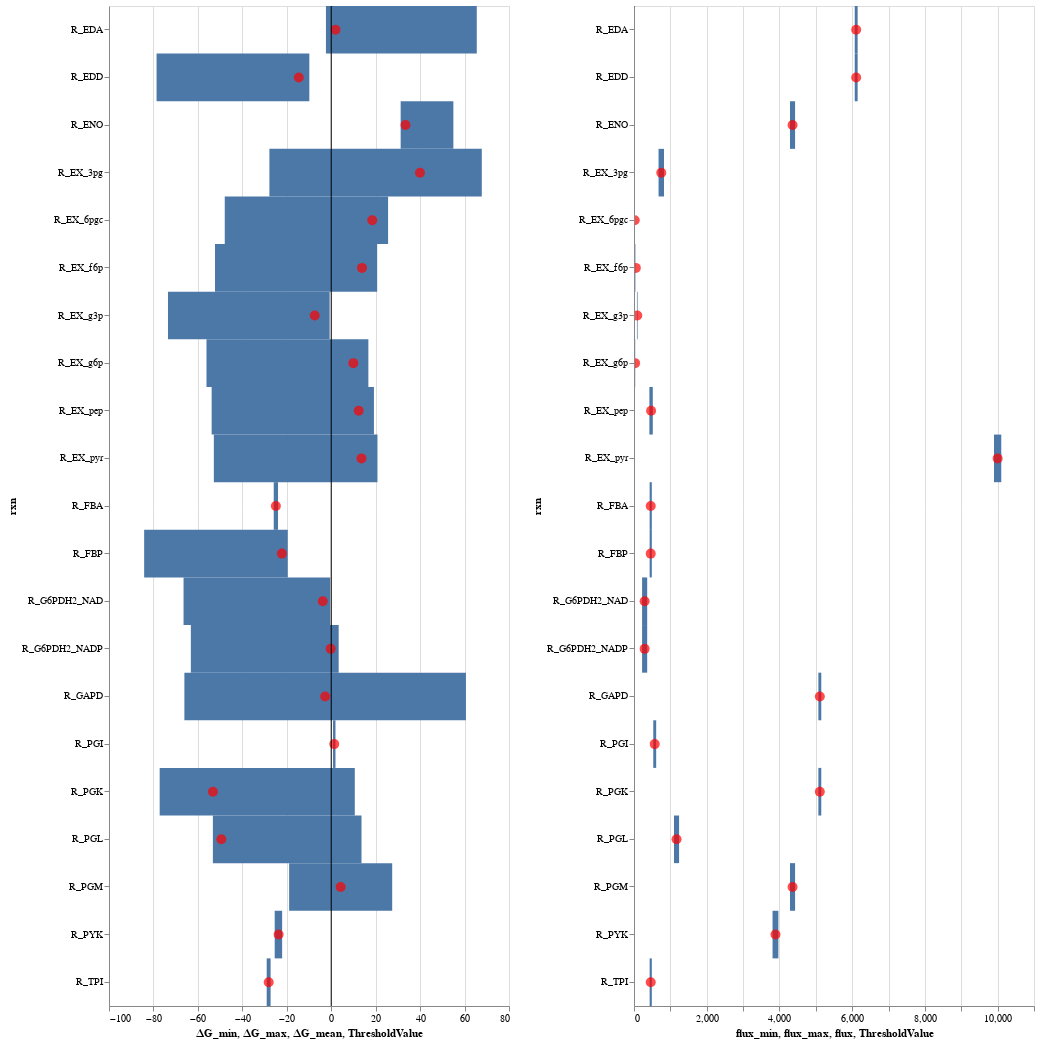

Source (notebook cell):
### Code cell
# Plot reactions fluxes and respective Gibbs energies
height=1000
width=400
plot_dG_and_flux(dG_df,  flux_df, height, width)

### Figure 1 — Vega-Lite specification as saved in the notebook (floating-point values rounded to 4 significant figures)
{"$schema": "https://vega.github.io/schema/vega-lite/v3.4.0.json", "config": {"mark": {"tooltip": null}, "view": {"height": 300, "width": 400}}, "datasets": {"data-1e1963336ba2dedac71c151277b9baa6": [{"flux": 292.5, "flux_max": 362.5, "flux_min": 222.5, "rxn": "R_G6PDH2_NADP", "vref_mean (mmol/L/h)": 292.5, "vref_mean2 (mmol/L/h)": 292.5, "vref_std (mmol/L/h)": 70, "vref_std2 (mmol/L/h)": 70}, {"flux": 292.5, "flux_max": 362.5, "flux_min": 222.5, "rxn": "R_G6PDH2_NAD", "vref_mean (mmol/L/h)": 292.5, "vref_mean2 (mmol/L/h)": 292.5, "vref_std (mmol/L/h)": 70, "vref_std2 (mmol/L/h)": 70}, {"flux": 1170, "flux_max": 1240, "flux_min": 1100, "rxn": "R_PGL", "vref_mean (mmol/L/h)": 1170, "vref_mean2 (mmol/L/h)": 1170, "vref_std (mmol/L/h)": 70, "vref_std2 (mmol/L/h)": 70}, {"flux": 6110, "flux_max": 6150, "flux_min": 6070, "rxn": "R_EDD", "vref_mean (mmol/L/h)": 6110, "vref_mean2 (mmol/L/h)": 6110, "vref_std (mmol/L/h)": 40, "vref_std2 (mmol/L/h)": 40}, {"flux": 6110, "flux_max": 6150, "flux_min": 6070, "rxn": "R_EDA", "vref_mean (mmol/L/h)": 6110, "vref_mean2 (mmol/L/h)": 6110, "vref_std (mmol/L/h)": 40, "vref_std2 (mmol/L/h)": 40}, {"flux": 570, "flux_max": 610, "flux_min": 530, "rxn": "R_PGI", "vref_mean (mmol/L/h)": 570, "vref_mean2 (mmol/L/h)": 570, "vref_std (mmol/L/h)": 40, "vref_std2 (mmol/L/h)": 40}, {"flux": 460, "flux_max": 490, "flux_min": 430, "rxn": "R_FBP", "vref_mean (mmol/L/h)": 460, "vref_mean2 (mmol/L/h)": 460, "vref_std (mmol/L/h)": 30, "vref_std2 (mmol/L/h)": 30}, {"flux": 460, "flux_max": 490, "flux_min": 430, "rxn": "R_FBA", "vref_mean (mmol/L/h)": 460, "vref_mean2 (mmol/L/h)": 460, "vref_std (mmol/L/h)": 30, "vref_std2 (mmol/L/h)": 30}, {"flux": 460, "flux_max": 490, "flux_min": 430, "rxn": "R_TPI", "vref_mean (mmol/L/h)": 460, "vref_mean2 (mmol/L/h)": 460, "vref_std (mmol/L/h)": 30, "vref_std2 (mmol/L/h)": 30}, {"flux": 5110, "flux_max": 5150, "flux_min": 5070, "rxn": "R_GAPD", "vref_mean (mmol/L/h)": 5110, "vref_mean2 (mmol/L/h)": 5110, "vref_std (mmol/L/h)": 40, "vref_std2 (mmol/L/h)": 40}, {"flux": 5110, "flux_max": 5150, "flux_min": 5070, "rxn": "R_PGK", "vref_mean (mmol/L/h)": 5110, "vref_mean2 (mmol/L/h)": 5110, "vref_std (mmol/L/h)": 40, "vref_std2 (mmol/L/h)": 40}, {"flux": 4360, "flux_max": 4430, "flux_min": 4290, "rxn": "R_PGM", "vref_mean (mmol/L/h)": 4360, "vref_mean2 (mmol/L/h)": 4360, "vref_std (mmol/L/h)": 70, "vref_std2 (mmol/L/h)": 70}, {"flux": 4360, "flux_max": 4430, "flux_min": 4290, "rxn": "R_ENO", "vref_mean (mmol/L/h)": 4360, "vref_mean2 (mmol/L/h)": 4360, "vref_std (mmol/L/h)": 70, "vref_std2 (mmol/L/h)": 70}, {"flux": 3890, "flux_max": 3970, "flux_min": 3810, "rxn": "R_PYK", "vref_mean (mmol/L/h)": 3890, "vref_mean2 (mmol/L/h)": 3890, "vref_std (mmol/L/h)": 80, "vref_std2 (mmol/L/h)": 80}, {"flux": 10000, "flux_max": 10100, "flux_min": 9900, "rxn": "R_EX_pyr", "vref_mean (mmol/L/h)": 10000, "vref_mean2 (mmol/L/h)": 10000, "vref_std (mmol/L/h)": 100, "vref_std2 (mmol/L/h)": 100}, {"flux": 470, "flux_max": 517, "flux_min": 423, "rxn": "R_EX_pep", "vref_mean (mmol/L/h)": 470, "vref_mean2 (mmol/L/h)": 470, "vref_std (mmol/L/h)": 47, "vref_std2 (mmol/L/h)": 47}, {"flux": 30, "flux_max": 33, "flux_min": 27, "rxn": "R_EX_g6p", "vref_mean (mmol/L/h)": 30, "vref_mean2 (mmol/L/h)": 30, "vref_std (mmol/L/h)": 3, "vref_std2 (mmol/L/h)": 3}, {"flux": 20, "flux_max": 22, "flux_min": 18, "rxn": "R_EX_6pgc", "vref_mean (mmol/L/h)": 20, "vref_mean2 (mmol/L/h)": 20, "vref_std (mmol/L/h)": 2, "vref_std2 (mmol/L/h)": 2}, {"flux": 90, "flux_max": 99, "flux_min": 81, "rxn": "R_EX_g3p", "vref_mean (mmol/L/h)": 90, "vref_mean2 (mmol/L/h)": 90, "vref_std (mmol/L/h)": 9, "vref_std2 (mmol/L/h)": 9}, {"flux": 50, "flux_max": 55, "flux_min": 45, "rxn": "R_EX_f6p", "vref_mean (mmol/L/h)": 50, "vref_mean2 (mmol/L/h)": 50, "vref_std (mmol/L/h)": 5, "vref_std2 (mmol/L/h)": 5}, {"flux": 750, "flux_max": 825, "flux_min": 675, "rxn": "R_EX_3pg", "vref_mean (mmol/L/h)": 750, "vref_mean2 (mmol/L/h)": 750, "vref_std (mmol/L/h)": 75, "vref_std2 (mmol/L/h)": 75}], "data-b5c728ab7417cd423c555c699da0d1da": [{"rxn": "R_G6PDH2_NADP", "∆G_max": 3.356, "∆G_mean": -0.2527, "∆G_min": -63.17}, {"rxn": "R_G6PDH2_NAD", "∆G_max": -0.4625, "∆G_mean": -3.803, "∆G_min": -66.45}, {"rxn": "R_PGL", "∆G_max": 13.62, "∆G_mean": -49.45, "∆G_min": -53.26}, {"rxn": "R_EDD", "∆G_max": -9.853, "∆G_mean": -14.59, "∆G_min": -78.59}, {"rxn": "R_EDA", "∆G_max": 65.49, "∆G_mean": 1.937, "∆G_min": -2.378}, {"rxn": "R_PGI", "∆G_max": 1.915, "∆G_mean": 1.364, "∆G_min": 0.8173}, {"rxn": "R_FBP", "∆G_max": -19.56, "∆G_mean": -22.21, "∆G_min": -84.18}, {"rxn": "R_FBA", "∆G_max": -23.93, "∆G_mean": -24.92, "∆G_min": -25.87}, {"rxn": "R_TPI", "∆G_max": -27.28, "∆G_mean": -28.14, "∆G_min": -29.03}, {"rxn": "R_GAPD", "∆G_max": 60.62, "∆G_mean": -2.735, "∆G_min": -66.08}, {"rxn": "R_PGK", "∆G_max": 10.61, "∆G_mean": -53.22, "∆G_min": -77.2}, {"rxn": "R_PGM", "∆G_max": 27.44, "∆G_mean": 4.25, "∆G_min": -18.94}, {"rxn": "R_ENO", "∆G_max": 54.97, "∆G_mean": 33.42, "∆G_min": 31.25}, {"rxn": "R_PYK", "∆G_max": -22.09, "∆G_mean": -23.69, "∆G_min": -25.43}, {"rxn": "R_EX_pyr", "∆G_max": 20.81, "∆G_mean": 13.61, "∆G_min": -52.82}, {"rxn": "R_EX_pep", "∆G_max": 19.22, "∆G_mean": 12.36, "∆G_min": -53.81}, {"rxn": "R_EX_g6p", "∆G_max": 16.72, "∆G_mean": 9.952, "∆G_min": -56.13}, {"rxn": "R_EX_6pgc", "∆G_max": 25.59, "∆G_mean": 18.47, "∆G_min": -47.91}, {"rxn": "R_EX_g3p", "∆G_max": -0.7048, "∆G_mean": -7.422, "∆G_min": -73.46}, {"rxn": "R_EX_f6p", "∆G_max": 20.68, "∆G_mean": 13.85, "∆G_min": -52.3}, {"rxn": "R_EX_3pg", "∆G_max": 67.75, "∆G_mean": 39.93, "∆G_min": -27.82}], "data-d7255ad842f014c46f35befde053a015": [{"Threshold": "hazardous", "ThresholdValue": 0}]}, "hconcat": [{"data": {"name": "data-b5c728ab7417cd423c555c699da0d1da"}, "layer": [{"encoding": {"x": {"field": "∆G_min", "type": "quantitative"}, "x2": {"field": "∆G_max"}, "y": {"field": "rxn", "type": "nominal"}}, "height": 1000, "mark": "rect", "width": 400}, {"encoding": {"tooltip": [{"field": "rxn", "type": "nominal"}, {"field": "∆G_min", "type": "quantitative"}, {"field": "∆G_mean", "type": "quantitative"}, {"field": "∆G_max", "type": "quantitative"}], "x": {"field": "∆G_mean", "type": "quantitative"}, "y": {"field": "rxn", "type": "nominal"}}, "mark": {"color": "red", "filled": true, "size": 100, "type": "point"}, "selection": {"selector001": {"bind": "scales", "encodings": ["x", "y"], "type": "interval"}}}, {"data": {"name": "data-d7255ad842f014c46f35befde053a015"}, "encoding": {"x": {"field": "ThresholdValue", "type": "quantitative"}}, "mark": "rule"}]}, {"data": {"name": "data-1e1963336ba2dedac71c151277b9baa6"}, "layer": [{"encoding": {"x": {"field": "flux_min", "type": "quantitative"}, "x2": {"field": "flux_max"}, "y": {"field": "rxn", "type": "nominal"}}, "height": 1000, "mark": "rect", "width": 400}, {"encoding": {"tooltip": [{"field": "rxn", "type": "nominal"}, {"field": "flux_min", "type": "quantitative"}, {"field": "flux", "type": "quantitative"}, {"field": "flux_max", "type": "quantitative"}], "x": {"field": "flux", "type": "quantitative"}, "y": {"field": "rxn", "type": "nominal"}}, "mark": {"color": "red", "filled": true, "size": 100, "type": "point"}, "selection": {"selector002": {"bind": "scales", "encodings": ["x", "y"], "type": "interval"}}}, {"data": {"name": "data-d7255ad842f014c46f35befde053a015"}, "encoding": {"x": {"field": "ThresholdValue", "type": "quantitative"}}, "mark": "rule"}]}]}
